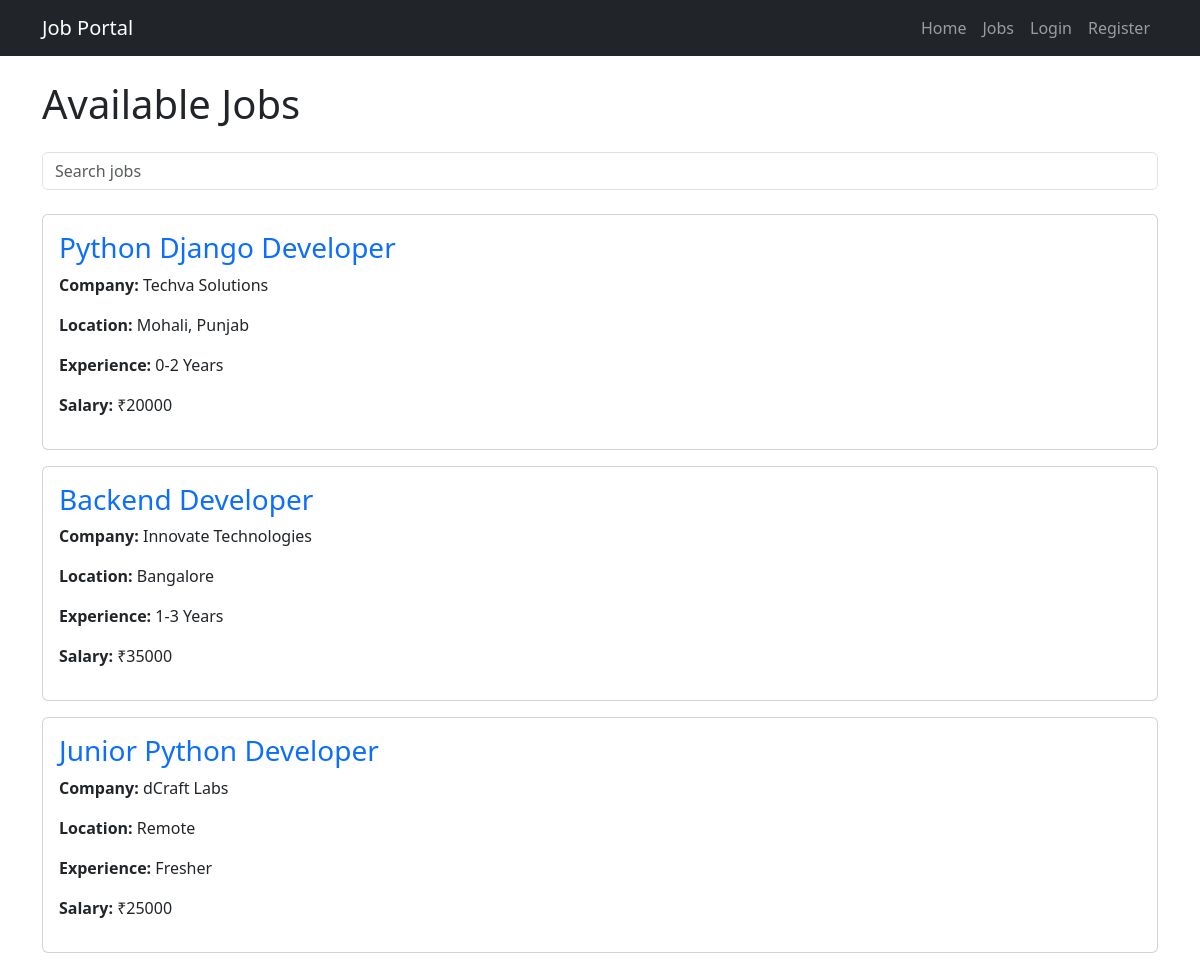
The page /job/ on the database its author committed.
### job/models.py (models this page shows, shortened)
class Job(models.Model):
    title = models.CharField(max_length=100)
    qualification = models.CharField(max_length=200)
    skills = models.CharField(max_length=200)
    description = models.TextField()
    experience = models.CharField(max_length=50)
    salary = models.IntegerField()
    location = models.CharField(max_length=100)
    company_name = models.CharField(max_length=100)
    posted_date = models.DateField(auto_now_add=True)

### job/views.py (the view)
# urls.py: path('job/',job,name='job'),
def job(request):
    query = request.GET.get("q")
    if query:
        jobs = Job.objects.filter(
            title__icontains=query
        )
    else:
        jobs = Job.objects.all()
    return render(
        request,
        "job.html",
        {
            "jobs": jobs
        }
    )

### job/templates/job.html
{% extends 'base.html' %}
{% block content %}
<h1 class="mb-4">
    Available Jobs
</h1>
<form method="get" class="mb-4">
    <input
        type="text"
        name="q"
        class="form-control"
        placeholder="Search jobs">
</form>
{% for job in jobs %}
<div class="card mb-3">
    <div class="card-body">
        <h3>
            <a
                href="/job/{{ job.id }}/"
                class="text-decoration-none">
                {{ job.title }}
            </a>
        </h3>
        <p>
            <strong>Company:</strong>
            {{ job.company_name }}
        </p>
        <p>
            <strong>Location:</strong>
            {{ job.location }}
        </p>
        <p>
            <strong>Experience:</strong>
            {{ job.experience }}
        </p>
        <p>
            <strong>Salary:</strong>
            ₹{{ job.salary }}
        </p>
    </div>
</div>
{% empty %}
<p>No jobs found.</p>
{% endfor %}
{% endblock %}

### job/templates/base.html (shortened to what this page needs)
<!DOCTYPE html>
<html>
<head>
    <link href="https://cdn.jsdelivr.net/npm/bootstrap@5.3.3/dist/css/bootstrap.min.css" rel="stylesheet">
</head>
<body>
<nav class="navbar navbar-expand-lg navbar-dark bg-dark">
    <div class="container">
        <a class="navbar-brand" href="/">
            Job Portal
        </a>
        <div class="navbar-nav ms-auto">
            <a class="nav-link" href="/">
                Home
            </a>
            <a class="nav-link" href="/job/">
                Jobs
            </a>
            {% if user.is_authenticated %}
                <a class="nav-link" href="/logout/">
                    Logout
                </a>
            {% else %}
                <a class="nav-link" href="/login/">
                    Login
                </a>
                <a class="nav-link" href="/register/">
                    Register
                </a>
            {% endif %}
        </div>
    </div>
</nav>
<div class="container mt-4">
    {% block content %}
    {% endblock %}
</div>
</body>
</html>

### rows shown on the page
Job: title "Python Django Developer", company_name "Techva Solutions", location "Mohali, Punjab", experience "0-2 Years", salary "20000"
Job: title "Backend Developer", company_name "Innovate Technologies", location "Bangalore", experience "1-3 Years", salary "35000"
Job: title "Junior Python Developer", company_name "dCraft Labs", location "Remote", experience "Fresher", salary "25000"
